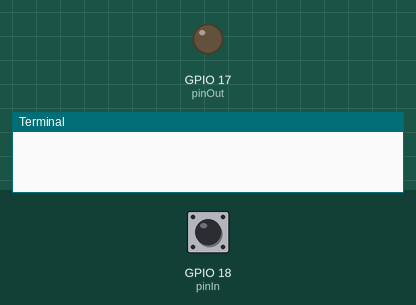
A program run on a simulated Raspberry Pi (BCM pin numbers). On the bench: output pins drawn as LEDs (lit = HIGH), the last lines printed to the terminal. Inputs (shaded band) come from the test bench; at power-on: GPIO 18 (pinIn) LOW.

Above: at 1.2 s.
1.3 s: GPIO 18 (pinIn) pulled HIGH for 0.15 s
At 1.4 s:
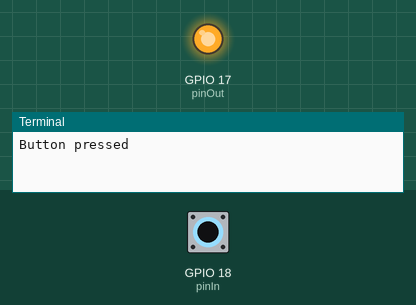
Timing chart, 0 to 4.3 s (numbered marks = the images above; inputs shaded):
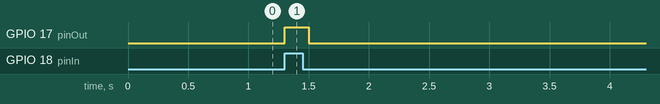

Measured:
- after the input at 1.3 s, GPIO 17 (pinOut): LOW → HIGH at once, → LOW 0.20 s later

The program:

03-switch-led.py
```python
import RPi.GPIO as GPIO
import time

# Run `gpio readall` to confirm pin number(s)
pinIn = 18	# button
pinOut = 17	# LED

GPIO.setmode(GPIO.BCM)
GPIO.setwarnings(False)
GPIO.setup(pinIn, GPIO.IN, pull_up_down = GPIO.PUD_DOWN)
GPIO.setup(pinOut, GPIO.OUT)

def blink(channel):
  print("Button pressed")
  GPIO.output(pinOut,GPIO.HIGH)
  time.sleep(0.2)
  GPIO.output(pinOut,GPIO.LOW)

# Call blink when button state rises from "0" to "1"
GPIO.add_event_detect(pinIn, GPIO.RISING, callback=blink, bouncetime=300)

try:
  while True:
    time.sleep(1)
except KeyboardInterrupt:
  print("\nDone")
finally:
  GPIO.cleanup()
```
